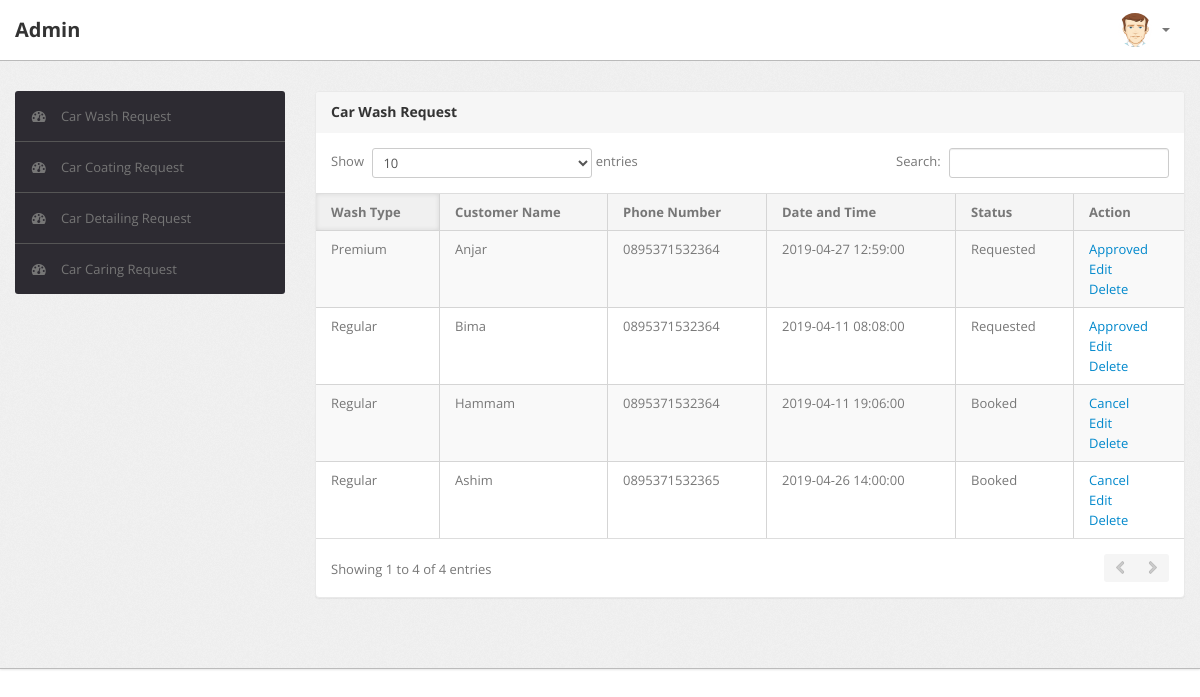
Page /admin/index_admin.php on the committed database.
### tables this page shows
CREATE TABLE IF NOT EXISTS `wash` (
  `id_wash` int(11) NOT NULL AUTO_INCREMENT,
  `type` varchar(100) NOT NULL,
  `name` varchar(100) NOT NULL,
  `no` varchar(100) NOT NULL,
  `date` datetime NOT NULL,
  `status` varchar(100) NOT NULL,
  PRIMARY KEY (`id_wash`)
);

### admin/index_admin.php (the view, shortened to what this page needs)
<!DOCTYPE html>
<html lang="en">
<head>
	<link type="text/css" href="bootstrap/css/bootstrap.min.css" rel="stylesheet">
	<link type="text/css" href="bootstrap/css/bootstrap-responsive.min.css" rel="stylesheet">
	<link type="text/css" href="css/theme.css" rel="stylesheet">
	<link type="text/css" href="images/icons/css/font-awesome.css" rel="stylesheet">
</head>
<body>
	<div class="navbar navbar-fixed-top">
		<div class="navbar-inner">
			<div class="container">
			  	<a class="brand" href="index_admin.php">
			  		Admin
			  	</a>
				<div class="nav-collapse collapse navbar-inverse-collapse">
					<ul class="nav pull-right">
						<li><a href="#">
						</a></li>
						<li class="nav-user dropdown">
							<a href="#" class="dropdown-toggle" data-toggle="dropdown">
								<img src="images/user.png" class="nav-avatar" />
								<b class="caret"></b>
							</a>
						</li>
					</ul>
				</div>
			</div>
		</div>
	</div>
	<div class="wrapper">
		<div class="container">
			<div class="row">
				<div class="span3">
					<div class="sidebar">
						<ul class="widget widget-menu unstyled">
							<li class="active">
								<a href="index_admin.php">
									<i class="menu-icon icon-dashboard"></i>
									Car Wash Request
								</a>
							</li>
							<li>
								<a href="coating.php">
									<i class="menu-icon icon-dashboard"></i>
									Car Coating Request
								</a>
							</li>
							<li>
								<a href="detailing.php">
									<i class="menu-icon icon-dashboard"></i>
									Car Detailing Request
								</a>
							</li>
							<li>
								<a href="caring.php">
									<i class="menu-icon icon-dashboard"></i>
									Car Caring Request
								</a>
							</li>
						</ul>
					</div>
				</div>
				<div class="span9">
					<div class="content">
						<div class="module">
							<div class="module-head">
								<h3>Car Wash Request</h3>
							</div>
							<div class="module-body table">
								<table cellpadding="0" cellspacing="0" border="0" class="datatable-1 table table-bordered table-striped	 display" width="100%">
									<thead>
										<tr>
											<th>Wash Type</th>
											<th>Customer Name</th>
											<th>Phone Number</th>
											<th>Date and Time</th>
											<th>Status</th>
											<th>Action</th>
										</tr>
									</thead>
									<?php
	              require_once('db_login.php');
	        $db = new mysqli($db_host, $db_username, $db_password, $db_database);
	        $query = " SELECT * FROM wash ";
	        $result = $db->query( $query );
	        while($row = $result->fetch_object()){
	          echo '<tr>';
	          echo '<td>'.$row->type.'</td>';
	          echo '<td>'.$row->name.'</td>';
	          echo '<td>'.$row->no.'</td>';
	          echo '<td>'.$row->date.'</td>';
	          echo '<td>'.$row->status.'</td>';
	          if ($row->status=='Booked'){
				echo '<td>';
				echo '<a href="javascript:booking_record('.$row->id_wash.')">Cancel<br></a>';
				echo '<a href="edit_wash.php?id='.$row->id_wash.'">Edit<br></a>';
				echo '<a href="javascript:delete_record('.$row->id_wash.')">Delete</a>';
				echo '</td>';
			}else {
				echo '<td>';
				echo '<a href="javascript:booked_record('.$row->id_wash.')">Approved<br></a>';
				echo '<a href="edit_wash.php?id='.$row->id_wash.'">Edit<br></a>';
				echo '<a href="javascript:delete_record('.$row->id_wash.')">Delete</a>';
				echo '</td>';
			}
	        echo'</tr>';
	        }
	        echo '</table>';
	      ?>
							</div>
						</div>
					<br />
					</div>
				</div>
			</div>
		</div>
	</div>
</body>

### rows in the picture
wash: type "Regular", name "Bima", no "0895371532364", date "2019-04-11 08:08:00", status "Requested"
wash: type "Regular", name "Hammam", no "0895371532364", date "2019-04-11 19:06:00", status "Booked"
wash: type "Regular", name "Ashim", no "0895371532365", date "2019-04-26 14:00:00", status "Booked"
wash: type "Premium", name "Anjar", no "0895371532364", date "2019-04-27 12:59:00", status "Requested"
